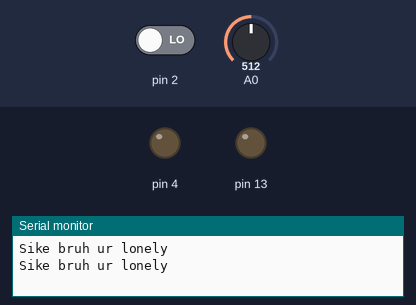
A sketch run on a simulated Arduino Uno, built with avr-gcc and run on an emulated ATmega328P. On the bench: output pins drawn as LEDs (lit = HIGH), the last lines printed to the serial monitor. The inputs (shaded band) are chosen by the test bench; at power-on: pin 2 LOW, A0 = 512.

Above: at 2.8 s.
2.9 s: pin 2 driven HIGH
At 4.5 s:
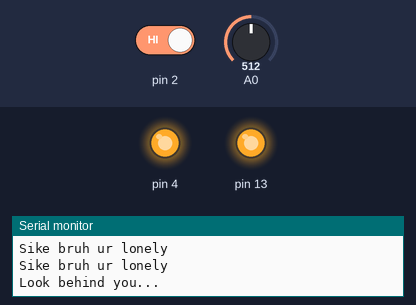
8.9 s: A0 set to 527
At 11.4 s:
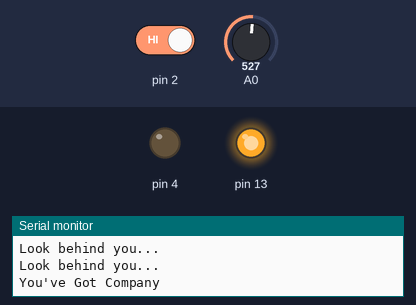
13.5 s: A0 set to 511
At 14.5 s:
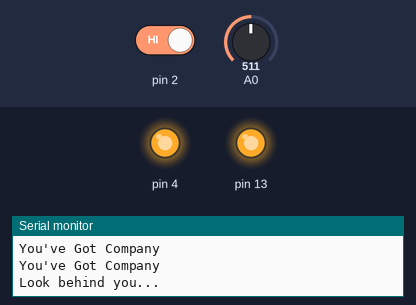
19.5 s: A0 set to 530
At 20.3 s:
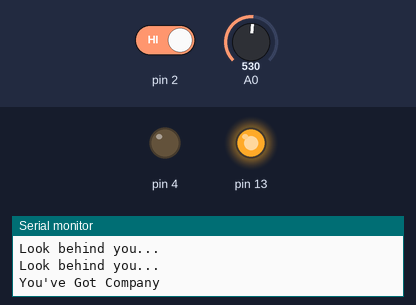
Timing chart, 0 to 22.5 s (numbered marks = the images above; inputs shaded):
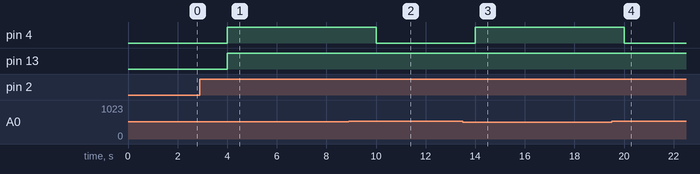

Measured:
- the behaviour switches between 519 and 520 on A0 (found by bisection; images 1 and 2)
- after the input at 2.9 s, pin 4, pin 13: LOW → HIGH after 1.1 s
- after the input at 8.9 s, pin 4: HIGH → LOW after 1.1 s
- after the input at 13.5 s, pin 4: LOW → HIGH after 0.50 s
- after the input at 19.5 s, pin 4: HIGH → LOW after 0.50 s

The sketch:

nightdetector.ino
```cpp
void setup()
{
  Serial.begin(9600);
  pinMode(13, OUTPUT);
  pinMode(2, INPUT);
  pinMode(4, OUTPUT);
}

void loop()
{
  int isDark, isMoving;

  int analog = analogRead(A0);
  if(analog < 520)
    isDark = 1;
  else
    isDark = 0;

  isMoving = digitalRead(2);

  if(isMoving==HIGH && isDark==1)
  {
    Serial.println((String)"Look behind you...");
    digitalWrite(13, HIGH);
    digitalWrite(4, HIGH);
  }

  else if(isMoving==HIGH && isDark==0)
  {
    Serial.println("You've Got Company");
    digitalWrite(13, HIGH);
  }

  else if(isMoving==LOW)
  {
    Serial.println("Sike bruh ur lonely");
    digitalWrite(13, LOW);
  }

  delay(2000);
  digitalWrite(4,LOW);
}
```
